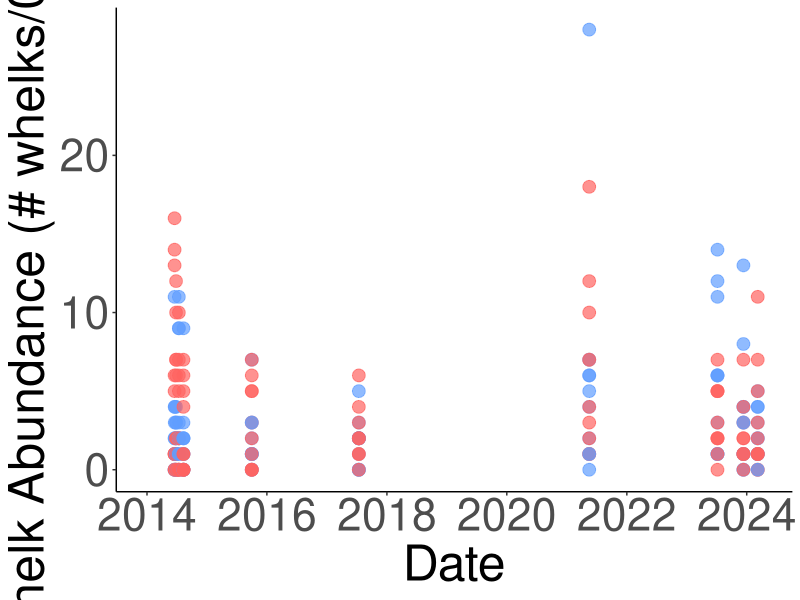
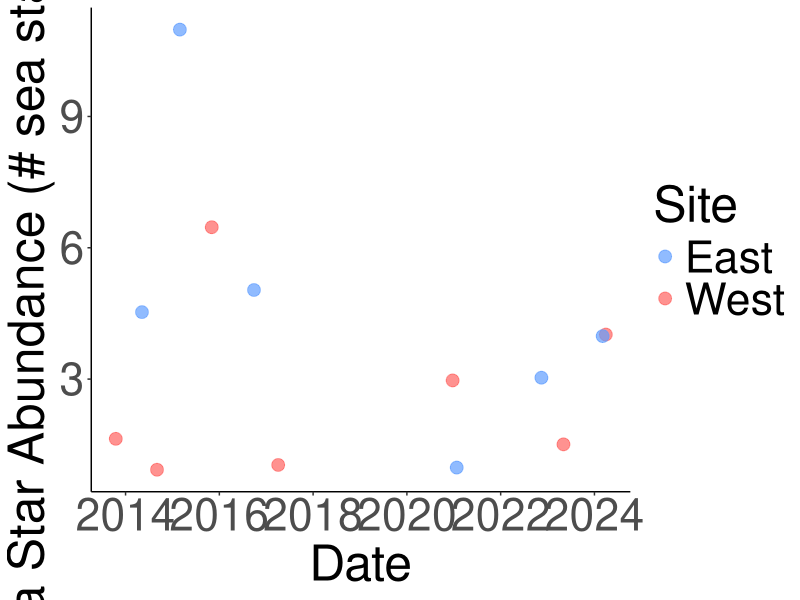
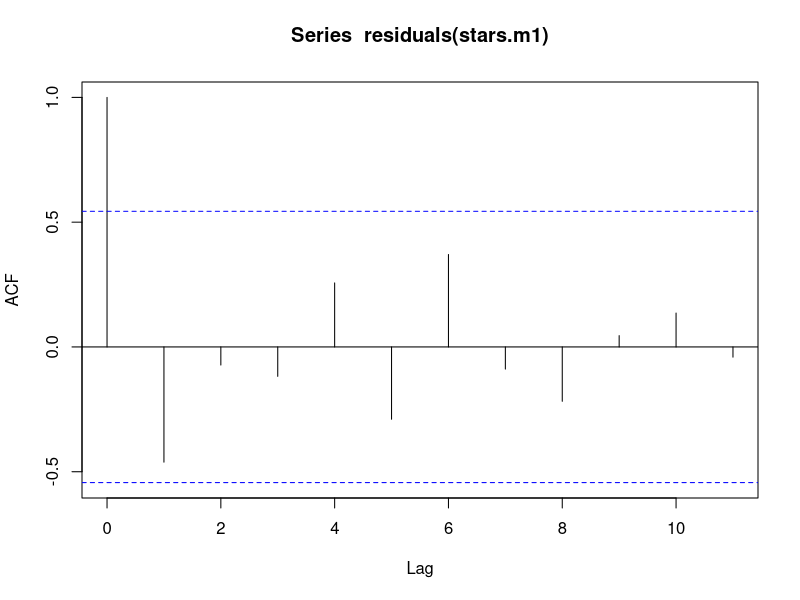
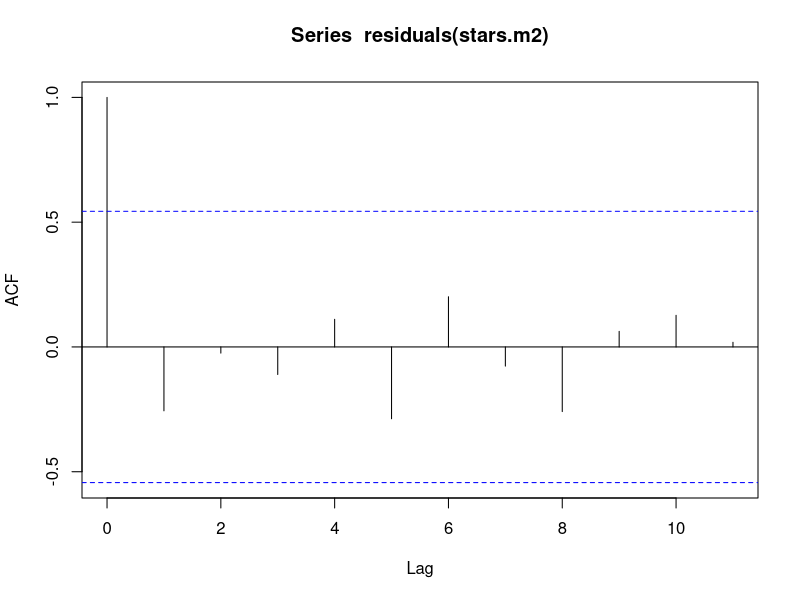

Source code (R) for these figures, in order: (Note: this script raises an error after producing the figures.)
## ---- chunk 1
library(here)
library(tidyverse)
library(lubridate)
library(mgcv)
library(broom)
## ---- chunk 2
whelk <- read.csv(here("Data", "whelk_data.csv"))
## ---- chunk 3
whelk$Number <- dplyr::recode(whelk$Number, "28 + whelk eggs" = "28")
whelk$Number <- as.numeric(whelk$Number)
## ---- chunk 4
whelk$Date <- dplyr::recode(whelk$Date, "6/18/2014" = "2014-06-18", "6/19/2014" = "2014-06-19", "6/27/2014" = "2014-06-27", "7/15/2014" = "2014-07-14", "7/14/2014" = "2014-07-14", "8/11/2014" = "2014-08-11", "10/1/2015" = "2015-10-01", "7/14/2017" = "2017-07-14", "5/17/2021" = "2021-05-17", "7/7/2023" = "2023-07-07", "12/12/2023" = "2023-12-12", "3/8/2024" = "2024-03-08")
whelk$Date <- as.Date(whelk$Date)
## ---- chunk 5
names(whelk)[3] <- "Plot"
## ---- chunk 6
names(whelk)[4] <- "Num.Whelks"
## ---- chunk 7
B.plots <- c("1B", "2B", "3B", "5B", "6B", "7B", "9B", "10B")
whelks <- whelk %>% filter(!Plot %in% B.plots)
## ---- chunk 8
whelks$Plot <- dplyr::recode(whelks$Plot, "1A" = "1", "2A" = "2", "3A" = "3", "4A" = "4", "5A" = "5", "6A" = "6", "7A" = "7", "8A" = "8", "9A" = "9", "10A" = "10")
## ---- chunk 9
whelks$Date <- as.Date(whelks$Date, "%Y-%m-%d")
whelks$Site <- as.factor(whelks$Site)
whelks$Plot <- as.factor(whelks$Plot)
## ---- chunk 10
whelks$Year <- year(whelks$Date)
## ---- chunk 11
group.colors <- c(West = "#ff6361", East = "#619eff")
## ---- chunk 12
FigS1D <- whelks %>% 
  ggplot(mapping=aes(x = Date, y = Num.Whelks, color = Site)) + 
      labs (x = "Date", y = "Whelk Abundance (# whelks/0.25m2") + 
      theme(panel.background = element_blank(), 
          axis.line = element_line (colour = "black"), 
          axis.text = element_text(size = 32),
                axis.text.x = element_text(angle = 0, hjust = 0.5),
          axis.title = element_text(size = 36),
          legend.position = "none") + 
      geom_point (size=4, alpha = 0.7) + 
      scale_x_date(limits = as.Date(c("2014-01-01", "2024-04-01"))) +
    theme(plot.title = element_text(hjust = 0.5, size=30, face="bold"))+
  scale_color_manual(values=group.colors) +
  scale_fill_manual(values=group.colors) 

FigS1D
#ggsave(here("Figures", "figS1D.png", height=3, width=3, scale = 3))

## ---- chunk 13
seastars <- read.csv(here("Data", "seastar_data.csv"))
## ---- chunk 14
names(seastars)[3] <- "Num.Seastars"
## ---- chunk 15
FigS1C <- seastars %>% 
  subset(Year>2013) %>%
  ggplot(mapping=aes(x = Year, y = Num.Seastars, color = Site)) + 
  labs (x = "Date", y = "Sea Star Abundance (# sea stars/site)") + 
  theme(panel.background = element_blank(), 
        axis.line = element_line (colour = "black"), 
        axis.text = element_text(size = 32),
              axis.text.x = element_text(angle = 0, hjust = 0.5),
        axis.title = element_text(size = 36),
        legend.text = element_text(size = 32),
        legend.title = element_text(size = 36)) + 
  geom_point (size=4, alpha = 0.7, position="jitter") + 
  theme(plot.title = element_text(hjust = 0.5, size=35, face="bold")) +
  scale_x_continuous(breaks = c(2014, 2016, 2018, 2020, 2022, 2024)) +
  scale_color_manual(values=group.colors) +
  scale_fill_manual(values=group.colors)

FigS1C

#ggsave(here("Figures", "figS1C.png", height=3, width=3, scale = 3))

## ---- chunk 16
sd <- seastars %>% filter(Year > 2013)
#write.csv(sd, file = here("Data", "Data for Models, "seastars_avg.csv"), row.names = FALSE)  #to be used in the models script
## ---- chunk 17
#with Year * Site interaction
stars.m1 <- lm(Num.Seastars ~ Year * Site, data = sd)
summary(stars.m1)
acf(residuals(stars.m1)) 
## ---- chunk 18
# THIS IS THE MODEL WE CHOSE
# without Year * Site interaction
stars.m2 <- lm(Num.Seastars ~ Year + Site, data = sd)
summary(stars.m2)
acf(residuals(stars.m2)) 
tidy(stars.m2)
## ---- chunk 19
glimpse(sd)
sd <- sd %>% 
  mutate(Site = as.factor(Site))
sd
## ---- chunk 20
## No interaction between date and site
sgam1 <- gam(Num.Seastars ~ Year + Site, data = sd, method = "ML") # won't run with smoothed year
sgam1_summary <- summary(sgam1)
sgam1_summary$p.table
sgam1_summary$s.table
par(mfrow = c(1, 2))
plot(sgam1, all.terms = TRUE)
acf(residuals(sgam1)) 
## ---- chunk 21
## Compare models - "Generally, the smaller the AIC, the “better” is the predictive performance of the model."
# Here we compare the linear model to the GAM

AIC(stars.m2, sgam1) # lower AIC = better performing model --> they're the same
#so sticking with the linear model
## ---- chunk 22
Fig2C <- sd %>% 
  ggplot(aes(Year, Num.Seastars, color = Site, fill = Site)) + 
  geom_smooth(method = "lm", aes(group=NULL), fill = "gray79", color = "gray25") + 
  geom_point(size = 5, alpha = 0.7, pch = 21, color = "black") +
  theme_minimal() + 
  theme(panel.background = element_blank(), 
        axis.line = element_line (colour = "black"), 
        axis.text.x = element_text(angle = 0, hjust = 0.5),
        axis.text = element_text(size = 25),
        axis.title = element_text(size = 25),
        legend.position = "none") +
  labs(x = "Year", y = "Sea Star Abundance") +
  scale_x_continuous(breaks = c(2014, 2016, 2018, 2020, 2022, 2024)) +
  scale_color_manual(values=group.colors) +
  scale_fill_manual(values=group.colors) 

Fig2C

#ggsave(here("Figures", "Fig2C.png", height=3, width=3, scale=3))
## ---- chunk 23
lt_stars <- seastars %>% group_by(Year,Site) %>% summarize(Num.Seastars = mean(Num.Seastars))
## ---- chunk 24
#linear model with year site interaction
lts.m1 <- lm(Num.Seastars ~ Year * Site, data = lt_stars)
summary(lts.m1)
acf(residuals(lts.m1)) 
## ---- chunk 25
# THIS IS THE MODEL WE CHOSE
#linear model without year site interaction
lts.m2 <- lm(Num.Seastars ~ Year + Site, data = lt_stars)
summary(lts.m2)
acf(residuals(lts.m2)) 
## ---- chunk 26
glimpse(lt_stars)
lt_stars <- lt_stars %>% 
  mutate(Site = as.factor(Site))
lt_stars
## ---- chunk 27
## No interaction between date and site
ltsgam1 <- gam(Num.Seastars ~ Year + Site, data = lt_stars, method = "ML") # won't run with smoothed year
ltsgam1_summary <- summary(ltsgam1)
ltsgam1_summary$p.table
ltsgam1_summary$s.table
par(mfrow = c(1, 2))
acf(residuals(ltsgam1)) 
## ---- chunk 28
## Compare models - "Generally, the smaller the AIC, the “better” is the predictive performance of the model."
# Here we compare linear model to GAM

AIC(lts.m2, ltsgam1) # lower AIC = better performing model --> they're the same
#so we're using the linear model
## ---- chunk 29
Fig3 <- lt_stars %>% 
  ggplot(aes(Year, Num.Seastars, color = Site, fill = Site)) + 
  geom_smooth(method = "lm", aes(group=NULL), fill = "gray79", color = "gray25") + 
  geom_point(size = 5, alpha = 0.7, pch = 21, color = "black") +
  theme_minimal() + 
  theme(panel.background = element_rect(color="white"),
        axis.line = element_line (colour = "black"), 
        axis.text.x = element_text(angle = 30, hjust = 0.8),
        axis.text = element_text(size = 25),
        axis.title = element_text(size = 25),
        legend.text = element_text(size = 20),
        legend.title = element_text(size = 25),
        legend.background = element_rect(color=NA)) +
  labs(x = "Year", y = "Sea Star Abundance") +
  scale_color_manual(values=group.colors) +
  scale_fill_manual(values=group.colors) +
  scale_x_discrete(limits = c(1954, 1970, 1985, 1995, 2004, 2014, 2024))

Fig3

#ggsave(here("Figures", "Fig3.pdf", height=3, width=4, scale=2.5, bg="white"))
## ---- chunk 30
wd <- whelks %>% group_by(Site, Year) %>% summarize(Num.Whelks = mean(Num.Whelks))
#write.csv(wd, file = "whelks_avg.csv", row.names = FALSE)  #to use in models script
## ---- chunk 31
#with Year*Site interaction
whelks.m1 <- lm(Num.Whelks ~ Year * Site, data = wd)
summary(whelks.m1)
acf(residuals(whelks.m1)) 
## ---- chunk 32
#THIS IS THE MODEL WE CHOSE
#without Year*Site interaction
whelks.m2 <- lm(Num.Whelks ~ Year + Site, data = wd)
summary(whelks.m2)
acf(residuals(whelks.m2)) 
tidy(whelks.m2)
## ---- chunk 33
AIC(whelks.m1, whelks.m2) #without the interaction = better
## ---- chunk 34
glimpse(wd)
wd <- wd %>% 
  mutate(Site = as.factor(Site))
wd
## ---- chunk 35
## No interaction between date and site
wgam1 <- gam(Num.Whelks ~ Year + Site, data = wd, method = "ML") # won't run with smoothed year
wgam1_summary <- summary(wgam1)
wgam1_summary$p.table
wgam1_summary$s.table
par(mfrow = c(1, 2))
plot(wgam1, all.terms = TRUE)
acf(residuals(wgam1)) 
## ---- chunk 36
## Compare models - "Generally, the smaller the AIC, the “better” is the predictive performance of the model."
# Here we compare Linear model and GAM

AIC(whelks.m2, wgam1) # lower AIC = better performing model --> equal
#so we're using the linear model
## ---- chunk 37
Fig2D <- wd %>% 
  ggplot(aes(Year, Num.Whelks, color = Site, fill = Site)) + 
  geom_smooth(method = "lm", aes(group=NULL), fill = "gray79", color = "gray25") + 
  geom_point(size = 5, alpha = 0.7, pch = 21, color = "black") +
  theme_minimal() +
  theme(panel.background = element_blank(), 
        axis.line = element_line (colour = "black"), 
        axis.text.x = element_text(angle = 0, hjust = 0.5),
        axis.text = element_text(size = 25),
        axis.title = element_text(size = 25),
        legend.position = "none") + 
  labs(x = "Year", y = "Whelk Abundance") +
  scale_x_continuous(breaks = c(2014, 2016, 2018, 2020, 2022, 2024)) +
  scale_color_manual(values=group.colors) +
  scale_fill_manual(values=group.colors)

Fig2D
#ggsave(here("Figures", "Fig2D.png", height=3, width=3, scale=3))

